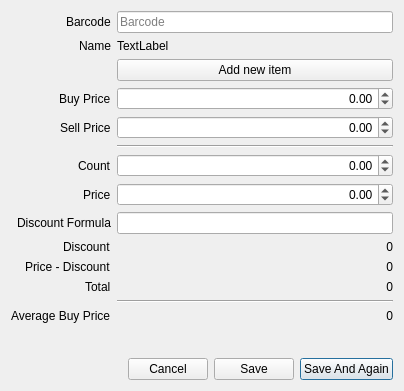
<?xml version="1.0" encoding="UTF-8"?>
<ui version="4.0">
 <class>PurchaseAddItemDialog</class>
 <widget class="QDialog" name="PurchaseAddItemDialog">
  <property name="geometry">
   <rect>
    <x>0</x>
    <y>0</y>
    <width>404</width>
    <height>391</height>
   </rect>
  </property>
  <property name="windowTitle">
   <string>Add New Purchase Item</string>
  </property>
  <layout class="QVBoxLayout" name="verticalLayout">
   <item>
    <layout class="QFormLayout" name="formLayout">
     <property name="labelAlignment">
      <set>Qt::AlignRight|Qt::AlignTrailing|Qt::AlignVCenter</set>
     </property>
     <item row="0" column="0">
      <widget class="QLabel" name="label">
       <property name="text">
        <string>Barcode</string>
       </property>
      </widget>
     </item>
     <item row="0" column="1">
      <widget class="QLineEdit" name="lineBarcode">
       <property name="placeholderText">
        <string>Barcode</string>
       </property>
      </widget>
     </item>
     <item row="1" column="0">
      <widget class="QLabel" name="label_2">
       <property name="text">
        <string>Name</string>
       </property>
      </widget>
     </item>
     <item row="1" column="1">
      <widget class="QLabel" name="labelName">
       <property name="text">
        <string>TextLabel</string>
       </property>
      </widget>
     </item>
     <item row="3" column="0">
      <widget class="QLabel" name="label_7">
       <property name="text">
        <string>Buy Price</string>
       </property>
      </widget>
     </item>
     <item row="3" column="1">
      <widget class="QDoubleSpinBox" name="doubleBuyPrice">
       <property name="alignment">
        <set>Qt::AlignRight|Qt::AlignTrailing|Qt::AlignVCenter</set>
       </property>
       <property name="minimum">
        <double>-10000000.000000000000000</double>
       </property>
       <property name="maximum">
        <double>10000000.000000000000000</double>
       </property>
      </widget>
     </item>
     <item row="4" column="0">
      <widget class="QLabel" name="label_3">
       <property name="text">
        <string>Sell Price</string>
       </property>
      </widget>
     </item>
     <item row="4" column="1">
      <widget class="QDoubleSpinBox" name="doubleSellPrice">
       <property name="alignment">
        <set>Qt::AlignRight|Qt::AlignTrailing|Qt::AlignVCenter</set>
       </property>
       <property name="minimum">
        <double>-10000000.000000000000000</double>
       </property>
       <property name="maximum">
        <double>10000000.000000000000000</double>
       </property>
      </widget>
     </item>
     <item row="5" column="1">
      <widget class="Line" name="line">
       <property name="orientation">
        <enum>Qt::Horizontal</enum>
       </property>
      </widget>
     </item>
     <item row="6" column="0">
      <widget class="QLabel" name="label_4">
       <property name="text">
        <string>Count</string>
       </property>
      </widget>
     </item>
     <item row="6" column="1">
      <widget class="QDoubleSpinBox" name="doubleCount">
       <property name="alignment">
        <set>Qt::AlignRight|Qt::AlignTrailing|Qt::AlignVCenter</set>
       </property>
       <property name="minimum">
        <double>-10000000.000000000000000</double>
       </property>
       <property name="maximum">
        <double>10000000.000000000000000</double>
       </property>
      </widget>
     </item>
     <item row="7" column="0">
      <widget class="QLabel" name="label_6">
       <property name="text">
        <string>Price</string>
       </property>
      </widget>
     </item>
     <item row="7" column="1">
      <widget class="QDoubleSpinBox" name="doublePrice">
       <property name="alignment">
        <set>Qt::AlignRight|Qt::AlignTrailing|Qt::AlignVCenter</set>
       </property>
       <property name="prefix">
        <string/>
       </property>
       <property name="minimum">
        <double>-10000000.000000000000000</double>
       </property>
       <property name="maximum">
        <double>10000000.000000000000000</double>
       </property>
      </widget>
     </item>
     <item row="8" column="0">
      <widget class="QLabel" name="label_8">
       <property name="text">
        <string>Discount Formula</string>
       </property>
      </widget>
     </item>
     <item row="8" column="1">
      <widget class="QLineEdit" name="lineDiscountFormula">
       <property name="alignment">
        <set>Qt::AlignRight|Qt::AlignTrailing|Qt::AlignVCenter</set>
       </property>
      </widget>
     </item>
     <item row="9" column="0">
      <widget class="QLabel" name="label_9">
       <property name="text">
        <string>Discount</string>
       </property>
      </widget>
     </item>
     <item row="9" column="1">
      <widget class="QLabel" name="labelDiscount">
       <property name="text">
        <string>0</string>
       </property>
       <property name="alignment">
        <set>Qt::AlignRight|Qt::AlignTrailing|Qt::AlignVCenter</set>
       </property>
      </widget>
     </item>
     <item row="10" column="0">
      <widget class="QLabel" name="label_10">
       <property name="text">
        <string>Price - Discount</string>
       </property>
      </widget>
     </item>
     <item row="10" column="1">
      <widget class="QLabel" name="labelPriceDisc">
       <property name="text">
        <string>0</string>
       </property>
       <property name="alignment">
        <set>Qt::AlignRight|Qt::AlignTrailing|Qt::AlignVCenter</set>
       </property>
      </widget>
     </item>
     <item row="11" column="0">
      <widget class="QLabel" name="label_5">
       <property name="text">
        <string>Total</string>
       </property>
      </widget>
     </item>
     <item row="11" column="1">
      <widget class="QLabel" name="labelTotal">
       <property name="text">
        <string>0</string>
       </property>
       <property name="alignment">
        <set>Qt::AlignRight|Qt::AlignTrailing|Qt::AlignVCenter</set>
       </property>
      </widget>
     </item>
     <item row="12" column="1">
      <widget class="Line" name="line_2">
       <property name="orientation">
        <enum>Qt::Horizontal</enum>
       </property>
      </widget>
     </item>
     <item row="13" column="1">
      <widget class="QLabel" name="labelBuyPrice">
       <property name="text">
        <string>0</string>
       </property>
       <property name="alignment">
        <set>Qt::AlignRight|Qt::AlignTrailing|Qt::AlignVCenter</set>
       </property>
      </widget>
     </item>
     <item row="13" column="0">
      <widget class="QLabel" name="label_12">
       <property name="text">
        <string>Average Buy Price</string>
       </property>
      </widget>
     </item>
     <item row="2" column="1">
      <widget class="QPushButton" name="pushAddNewItem">
       <property name="text">
        <string>Add new item</string>
       </property>
      </widget>
     </item>
    </layout>
   </item>
   <item>
    <spacer name="verticalSpacer">
     <property name="orientation">
      <enum>Qt::Vertical</enum>
     </property>
     <property name="sizeHint" stdset="0">
      <size>
       <width>20</width>
       <height>40</height>
      </size>
     </property>
    </spacer>
   </item>
   <item>
    <layout class="QHBoxLayout" name="horizontalLayout">
     <item>
      <spacer name="horizontalSpacer">
       <property name="orientation">
        <enum>Qt::Horizontal</enum>
       </property>
       <property name="sizeHint" stdset="0">
        <size>
         <width>40</width>
         <height>20</height>
        </size>
       </property>
      </spacer>
     </item>
     <item>
      <widget class="QPushButton" name="pushCancel">
       <property name="text">
        <string>Cancel</string>
       </property>
       <property name="autoDefault">
        <bool>false</bool>
       </property>
      </widget>
     </item>
     <item>
      <widget class="QPushButton" name="pushSave">
       <property name="text">
        <string>Save</string>
       </property>
       <property name="autoDefault">
        <bool>false</bool>
       </property>
       <property name="default">
        <bool>false</bool>
       </property>
      </widget>
     </item>
     <item>
      <widget class="QPushButton" name="pushSaveAgain">
       <property name="text">
        <string>Save And Again</string>
       </property>
       <property name="default">
        <bool>true</bool>
       </property>
      </widget>
     </item>
    </layout>
   </item>
  </layout>
 </widget>
 <tabstops>
  <tabstop>lineBarcode</tabstop>
  <tabstop>pushAddNewItem</tabstop>
  <tabstop>doubleBuyPrice</tabstop>
  <tabstop>doubleSellPrice</tabstop>
  <tabstop>doubleCount</tabstop>
  <tabstop>doublePrice</tabstop>
  <tabstop>lineDiscountFormula</tabstop>
  <tabstop>pushSaveAgain</tabstop>
  <tabstop>pushSave</tabstop>
  <tabstop>pushCancel</tabstop>
 </tabstops>
 <resources/>
 <connections>
  <connection>
   <sender>pushCancel</sender>
   <signal>clicked()</signal>
   <receiver>PurchaseAddItemDialog</receiver>
   <slot>hide()</slot>
   <hints>
    <hint type="sourcelabel">
     <x>263</x>
     <y>221</y>
    </hint>
    <hint type="destinationlabel">
     <x>199</x>
     <y>149</y>
    </hint>
   </hints>
  </connection>
 </connections>
</ui>
